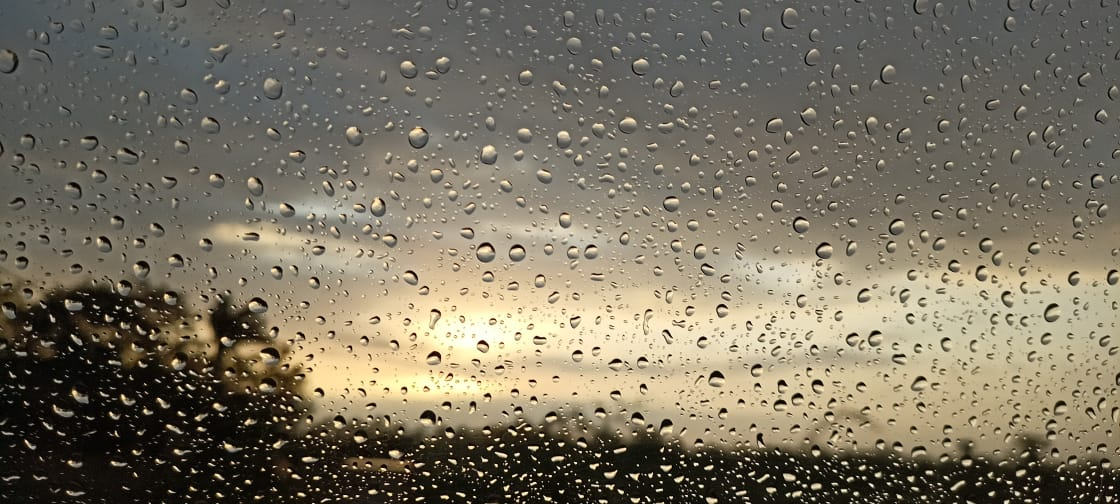
#> input picture Bootcamp OpenCV/Nature.jpeg, 1120 x 504 px
$ jupyter execute '11_Arithmetic Operators.ipynb'
#> lines starting #> are read from the running program, lines starting #| are printed output that depends on the picture
### Arithmethic operators
Allows to increase or decrease color intensity via adding or subtracting matrix

[cell 1]
import cv2
import numpy as np

img= cv2.imread('./Nature.jpeg')
#> img is the input picture: shape (504, 1120, 3); mean B, G, R 97.7, 114.7, 122.1

[cell 2]
# OpenCV uses unsigned 8-bit integer datatype to store image data
M = np.ones(img.shape, dtype="uint8") * 200

# while addition or subtraction make sure that values does not exceed the range (0-255)
# else it will convert to 0 for negative integer and 255 for value above 255
# and corresponding pixel will be white and black accordingly

add= cv2.add(img, M)
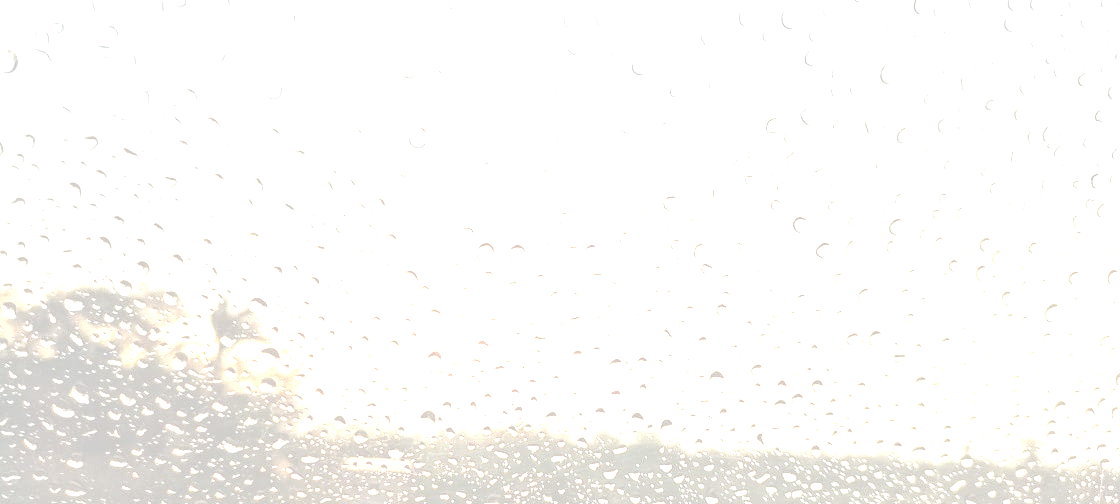
#> add: shape (504, 1120, 3); mean B, G, R 247.6, 249.3, 250.1
print("Image RGB component values: \n", img[:,:,2])
#> (printed output is left out)
print("Image RGB component values after modifications (adding): \n", add[:,:,2])
#> (printed output is left out)
cv2.imshow("Add", add)
cv2.waitKey()

subtract= cv2.subtract(img, M)
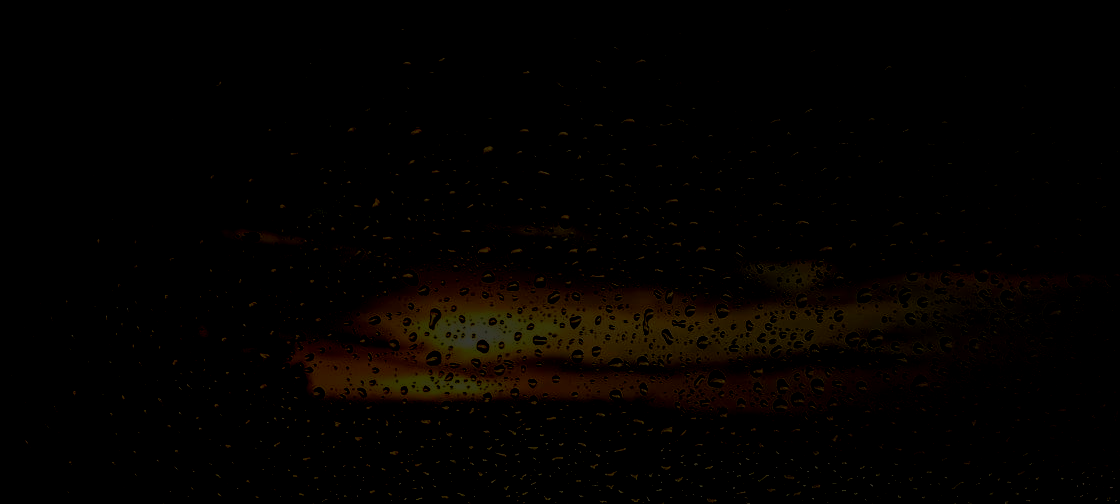
#> subtract: shape (504, 1120, 3); mean B, G, R 0.1, 2, 4
print("Image RGB component values after modifications (subtracting): \n", subtract[:,:,2])
#> (printed output is left out)
cv2.imshow("Subtract", subtract)
cv2.waitKey()

cv2.destroyAllWindows()

$ run again, with Bootcamp OpenCV/Sudoku.jpg copied over Bootcamp OpenCV/Nature.jpeg
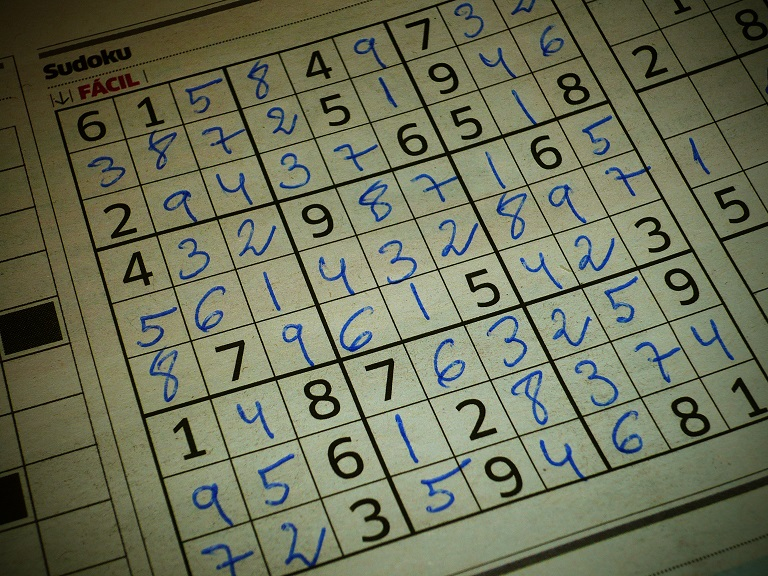
#> input picture Bootcamp OpenCV/Sudoku.jpg, 768 x 576 px
#> img is the input picture: shape (576, 768, 3); mean B, G, R 88.5, 112.9, 108.9
#> `add= cv2.add(img, M)`:
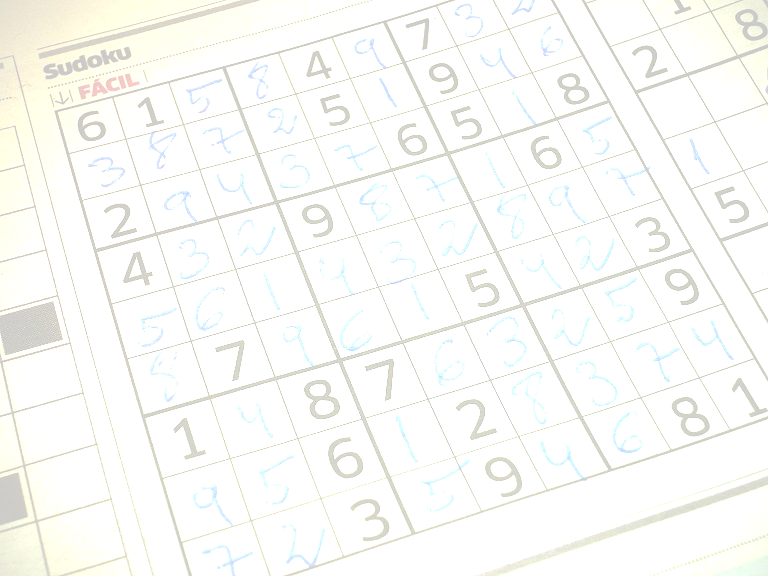
#> add: shape (576, 768, 3); mean B, G, R 247.6, 250.4, 249.9
#> (printed output is left out)
#> (printed output is left out)
#> (printed output is left out)
